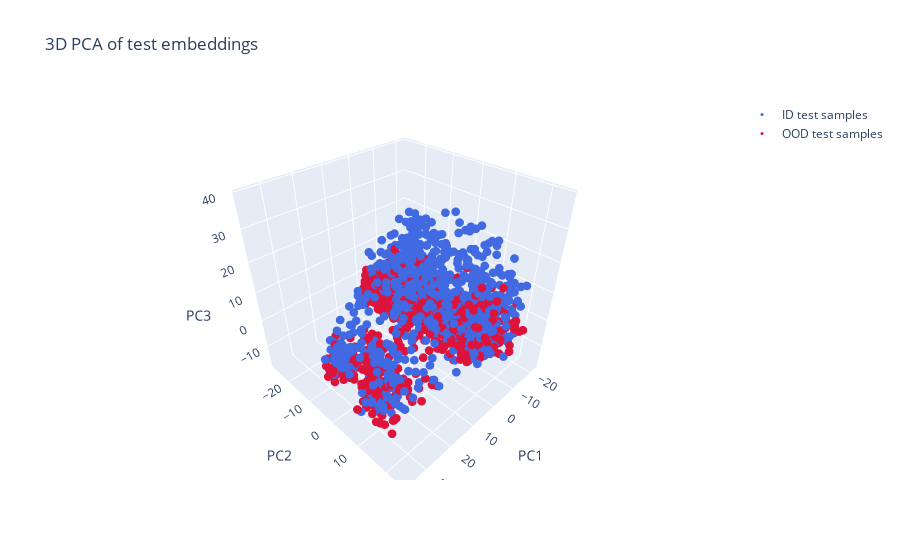
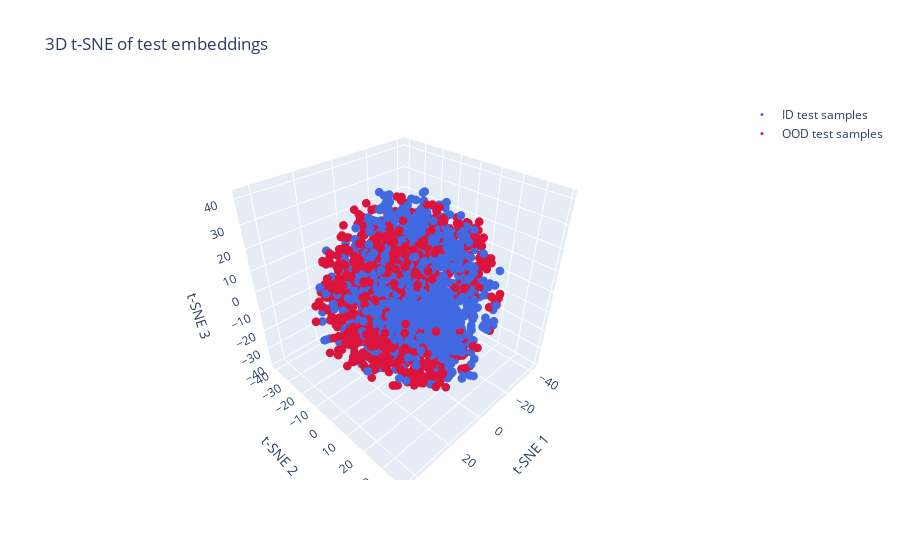
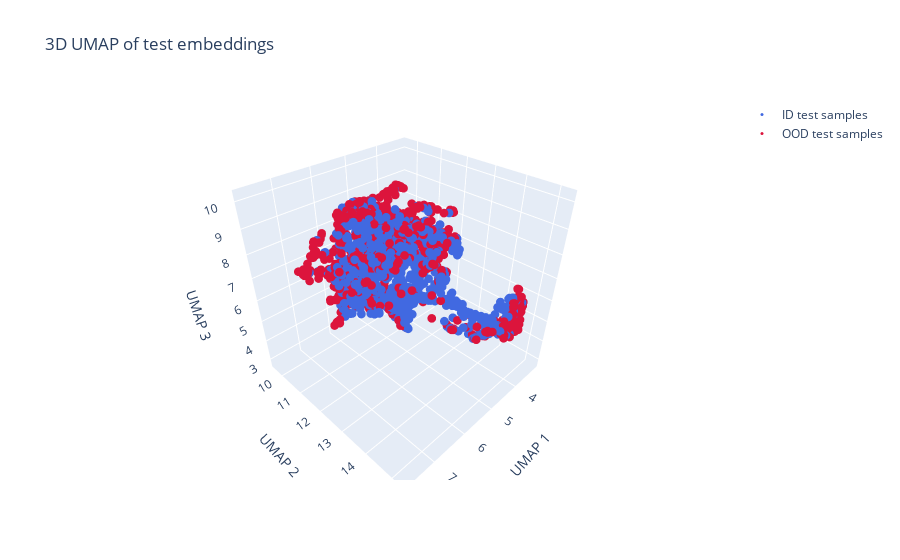

The notebook cell these images were saved under, in order:
### Code cell
# Plot PCA, t-SNE and UMAP of unclassified samples  
# -----------------------------------
from src.analysis.visual_analysis import plot_dim_reduction_3d_embeddings

pca_config = {'n_components': 3}
tsne_config = {'n_components': 3, 'perplexity': 50}
umap_config = {'n_components': 3, 'n_neighbors': 15, 'min_dist': 0.1}

# --- PCA only ---
_ = plot_dim_reduction_3d_embeddings(
    id_test_embeddings=id_test_embeddings, 
    od_test_embeddings=od_test_embeddings, 
    labels_id=None, 
    labels_ood=None,
    pca_config=pca_config
)

# --- t-SNE only ---
_ = plot_dim_reduction_3d_embeddings(
    id_test_embeddings=id_test_embeddings, 
    od_test_embeddings=od_test_embeddings, 
    labels_id=None, 
    labels_ood=None,
    tsne_config=tsne_config
)

# --- UMAP only ---
_ = plot_dim_reduction_3d_embeddings(
    id_test_embeddings=id_test_embeddings, 
    od_test_embeddings=od_test_embeddings, 
    labels_id=None, 
    labels_ood=None,
    umap_config=umap_config
)

### Figure 1 — Plotly figure (JSON) as saved in the notebook; plotly's stock layout.template omitted (floating-point values rounded to 4 significant figures; data arrays with more than 128 entries replaced by an {"elided": "..."} marker saying what was removed)
{"data": [{"marker": {"color": "royalblue", "size": 3}, "mode": "markers", "name": "ID test samples", "type": "scatter3d", "x": {"elided": "1000 float values"}, "y": {"elided": "1000 float values"}, "z": {"elided": "1000 float values"}}, {"marker": {"color": "crimson", "size": 3}, "mode": "markers", "name": "OOD test samples", "type": "scatter3d", "x": {"elided": "1000 float values"}, "y": {"elided": "1000 float values"}, "z": {"elided": "1000 float values"}}], "layout": {"legend": {"font": {"size": 12}}, "scene": {"aspectmode": "cube", "xaxis": {"title": {"text": "PC1"}}, "yaxis": {"title": {"text": "PC2"}}, "zaxis": {"title": {"text": "PC3"}}}, "title": {"text": "3D PCA of test embeddings"}}}

### Figure 2 — Plotly figure (JSON) as saved in the notebook; plotly's stock layout.template omitted (floating-point values rounded to 4 significant figures; data arrays with more than 128 entries replaced by an {"elided": "..."} marker saying what was removed)
{"data": [{"marker": {"color": "royalblue", "size": 3}, "mode": "markers", "name": "ID test samples", "type": "scatter3d", "x": {"elided": "1000 float values"}, "y": {"elided": "1000 float values"}, "z": {"elided": "1000 float values"}}, {"marker": {"color": "crimson", "size": 3}, "mode": "markers", "name": "OOD test samples", "type": "scatter3d", "x": {"elided": "1000 float values"}, "y": {"elided": "1000 float values"}, "z": {"elided": "1000 float values"}}], "layout": {"legend": {"font": {"size": 12}}, "scene": {"aspectmode": "cube", "xaxis": {"title": {"text": "t-SNE 1"}}, "yaxis": {"title": {"text": "t-SNE 2"}}, "zaxis": {"title": {"text": "t-SNE 3"}}}, "title": {"text": "3D t-SNE of test embeddings"}}}

### Figure 3 — Plotly figure (JSON) as saved in the notebook; plotly's stock layout.template omitted (floating-point values rounded to 4 significant figures; data arrays with more than 128 entries replaced by an {"elided": "..."} marker saying what was removed)
{"data": [{"marker": {"color": "royalblue", "size": 3}, "mode": "markers", "name": "ID test samples", "type": "scatter3d", "x": {"elided": "1000 float values"}, "y": {"elided": "1000 float values"}, "z": {"elided": "1000 float values"}}, {"marker": {"color": "crimson", "size": 3}, "mode": "markers", "name": "OOD test samples", "type": "scatter3d", "x": {"elided": "1000 float values"}, "y": {"elided": "1000 float values"}, "z": {"elided": "1000 float values"}}], "layout": {"legend": {"font": {"size": 12}}, "scene": {"aspectmode": "cube", "xaxis": {"title": {"text": "UMAP 1"}}, "yaxis": {"title": {"text": "UMAP 2"}}, "zaxis": {"title": {"text": "UMAP 3"}}}, "title": {"text": "3D UMAP of test embeddings"}}}
